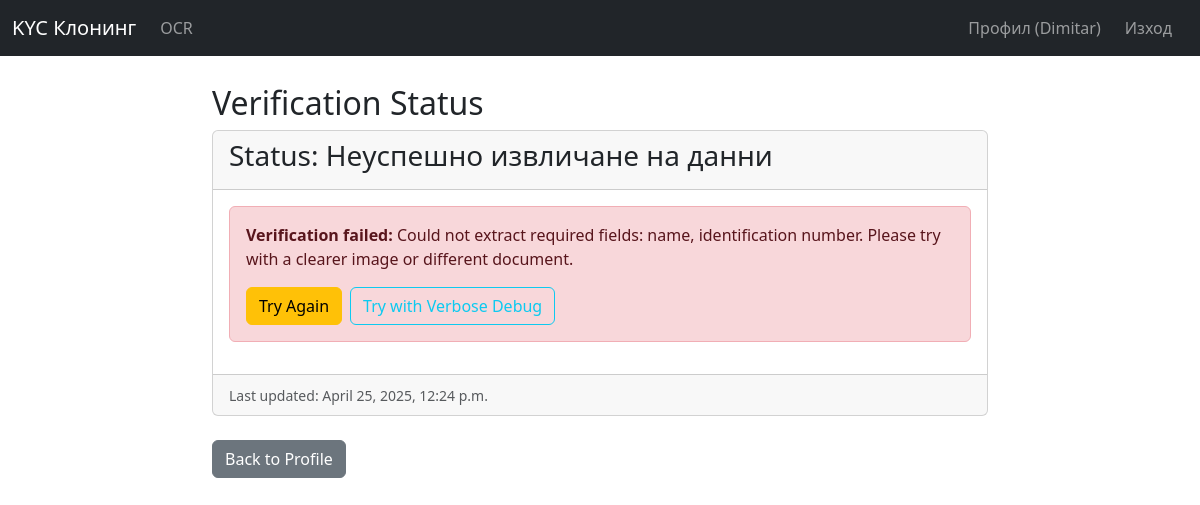
Page /verification/status/ (signed in) on the committed database.
### verification/models.py (models this page shows, shortened)
class VerificationDocument(models.Model):
    class StatusChoices(models.TextChoices):
        PENDING = 'PENDING', 'Изчаква качване'
        PROCESSING = 'PROCESSING', 'Обработва се'
        NEEDS_SELFIE = 'NEEDS_SELFIE', 'Нужно е селфи/видео'
        VERIFIED = 'VERIFIED', 'Верифициран'
        FAILED_DATA = 'FAILED_DATA', 'Неуспешно извличане на данни'
        FAILED_MATCH = 'FAILED_MATCH', 'Несъответствие на лице'
        FAILED_MANUAL = 'FAILED_MANUAL', 'Отхвърлен ръчно'
    user = models.OneToOneField(User, on_delete=models.CASCADE, related_name='verification_document')
    document_type = models.CharField(max_length=50, blank=True, null=True, choices=[('ID_CARD', 'Лична карта'), ('PASSPORT', 'Паспорт')]) # Примерни типове
    front_image = models.ImageField(upload_to=user_directory_path)
    back_image = models.ImageField(upload_to=user_directory_path, blank=True, null=True) # Не всички документи имат гръб
    selfie_image = models.ImageField(upload_to=user_directory_path, blank=True, null=True) # Или FileField за видео
    extracted_data = models.JSONField(blank=True, null=True) # Тук ще симулираме извлечените данни
    status = models.CharField(max_length=20, choices=StatusChoices.choices, default=StatusChoices.PENDING)
    created_at = models.DateTimeField(auto_now_add=True)
    updated_at = models.DateTimeField(auto_now=True)
    status_reason = models.TextField(blank=True, null=True) # Причина при неуспех

### verification/views.py (the view)
# urls.py: path('status/', verification_status_view, name='verification_status'),
@login_required
def verification_status_view(request):
    verification_doc = None
    try:
        verification_doc = VerificationDocument.objects.get(user=request.user)
    except VerificationDocument.DoesNotExist:
         messages.info(request, 'Все още не сте стартирали процеса на верификация.')
         return redirect('profile') # Връщаме към профила
    debug_info = request.session.get('ocr_debug_info', None)
    show_debug = request.GET.get('show_debug', 'false').lower() == 'true'
    context = {
        'verification_doc': verification_doc,
        'show_debug': show_debug,
        'debug_info': debug_info
    }
    return render(request, 'verification/verification_status.html', context)

### verification/templates/verification/verification_status.html (shortened to what this page needs)
{% extends "base.html" %}
{% block content %}
<h2>Verification Status</h2>
<div class="card mb-4">
    <div class="card-header d-flex justify-content-between align-items-center">
        <h3>Status: {{ verification_doc.get_status_display }}</h3>
    </div>
    <div class="card-body">
        {% if verification_doc.status == 'VERIFIED' %}
            <div class="alert alert-success">
                <h4>Your account is verified!</h4>
                <p>You can now use all features of our application.</p>
            </div>
            {% if verification_doc.extracted_data %}
                <div class="mt-4">
                    <h4>Extracted Document Information:</h4>
                    <table class="table table-bordered">
                        <tbody>
                            {% if verification_doc.extracted_data.first_name %}
                                <tr>
                                    <th scope="row">First Name</th>
                                    <td>{{ verification_doc.extracted_data.first_name }}</td>
                                </tr>
                            {% endif %}
                            {% if verification_doc.extracted_data.last_name %}
                                <tr>
                                    <th scope="row">Last Name</th>
                                    <td>{{ verification_doc.extracted_data.last_name }}</td>
                                </tr>
                            {% endif %}
                            {% if verification_doc.extracted_data.identity_number %}
                                <tr>
                                    <th scope="row">Identity Number</th>
                                    <td>{{ verification_doc.extracted_data.identity_number }}</td>
                                </tr>
                            {% endif %}
                            {% if verification_doc.extracted_data.document_number %}
                                <tr>
                                    <th scope="row">Document Number</th>
                                    <td>{{ verification_doc.extracted_data.document_number }}</td>
                                </tr>
                            {% elif verification_doc.extracted_data.identity_number %}
                                <tr>
                                    <th scope="row">Document Number</th>
                                    <td>{{ verification_doc.extracted_data.identity_number }}</td>
                                </tr>
                            {% else %}
                                <tr>
                                    <th scope="row">Document Number</th>
                                    <td class="text-muted"><em>No data available</em></td>
                                </tr>
                            {% endif %}
                            {% if verification_doc.extracted_data.personal_number %}
                                <tr>
                                    <th scope="row">Personal Number</th>
                                    <td>{{ verification_doc.extracted_data.personal_number }}</td>
                                </tr>
                            {% endif %}
                            {% if verification_doc.extracted_data.birth_date %}
                                <tr>
                                    <th scope="row">Date of Birth</th>
                                    <td>{{ verification_doc.extracted_data.birth_date }}</td>
                                </tr>
                            {% endif %}
                            {% if verification_doc.extracted_data.nationality %}
                                <tr>
                                    <th scope="row">Nationality</th>
                                    <td>{{ verification_doc.extracted_data.nationality }}</td>
                                </tr>
                            {% endif %}
                            {% if verification_doc.extracted_data.expiry_date %}
                                <tr>
                                    <th scope="row">Expiry Date</th>
                                    <td>{{ verification_doc.extracted_data.expiry_date }}</td>
                                </tr>
                            {% endif %}
                            {% if verification_doc.extracted_data.issue_date %}
                                <tr>
                                    <th scope="row">Issue Date</th>
                                    <td>{{ verification_doc.extracted_data.issue_date }}</td>
                                </tr>
                            {% endif %}
                            {% if verification_doc.extracted_data.place_of_birth %}
                                <tr>
                                    <th scope="row">Place of Birth</th>
                                    <td>{{ verification_doc.extracted_data.place_of_birth }}</td>
                                </tr>
                            {% endif %}
                            {% if verification_doc.extracted_data.sex %}
                                <tr>
                                    <th scope="row">Sex</th>
                                    <td>{{ verification_doc.extracted_data.sex }}</td>
                                </tr>
                            {% endif %}
                            {% if verification_doc.extracted_data.height %}
                                <tr>
                                    <th scope="row">Height</th>
                                    <td>{{ verification_doc.extracted_data.height }} cm</td>
                                </tr>
                            {% endif %}
                            {% if verification_doc.extracted_data.eye_color %}
                                <tr>
                                    <th scope="row">Eye Color</th>
                                    <td>{{ verification_doc.extracted_data.eye_color }}</td>
                                </tr>
                            {% endif %}
                            {% if verification_doc.extracted_data.issuing_authority %}
                                <tr>
                                    <th scope="row">Issuing Authority</th>
                                    <td>{{ verification_doc.extracted_data.issuing_authority }}</td>
                                </tr>
                            {% endif %}
                            {% if verification_doc.extracted_data.permanent_address %}
                                <tr>
                                    <th scope="row">Permanent Address</th>
                                    <td>{{ verification_doc.extracted_data.permanent_address }}</td>
                                </tr>
                            {% endif %}
                        </tbody>
                    </table>
                </div>
            {% endif %}
            {% if show_debug and verification_doc.extracted_data %}
                <div class="mt-4">
                    <h4 class="text-info">Debug Information</h4>
                    <div class="card bg-light">
                        <div class="card-body">
                            <h5>All Extracted Fields</h5>
                            <pre class="bg-dark text-light p-3">{{ verification_doc.extracted_data|pprint }}</pre>
                            {% if debug_info %}
                                <h5>OCR Debug Info</h5>
                                <table class="table table-sm">
                                    <tbody>
                                        <tr>
                                            <th>Timestamp</th>
                                            <td>{{ debug_info.timestamp }}</td>
                                        </tr>
                                        <tr>
                                            <th>Debug Level</th>
                                            <td>{{ debug_info.debug_level }}</td>
                                        </tr>
                                        <tr>
                                            <th>Fields Found</th>
                                            <td>{{ debug_info.extracted_fields_count }}</td>
                                        </tr>
                                        <tr>
                                            <th>Fields List</th>
                                            <td>{{ debug_info.extracted_fields|join:", " }}</td>
                                        </tr>
                                    </tbody>
                                </table>
                            {% endif %}
                            <p class="mt-3">
                                <small class="text-muted">Note: To view full debug logs including processing steps and intermediate results, check the debug directory in your media folder.</small>
                            </p>
                        </div>
                    </div>
                </div>
            {% endif %}
        {% elif verification_doc.status == 'PROCESSING' %}
            <div class="alert alert-info">
                <p>Your documents are being processed. Please check back later.</p>
            </div>
        {% elif verification_doc.status == 'NEEDS_SELFIE' %}
            <div class="alert alert-warning">
                <p>Your ID documents have been accepted. Please upload a selfie to complete verification.</p>
                <a href="{% url 'upload_selfie' %}" class="btn btn-primary mt-2">Upload Selfie</a>
            </div>
        {% elif verification_doc.status == 'FAILED_DATA' or verification_doc.status == 'FAILED_MATCH' or verification_doc.status == 'FAILED_MANUAL' %}
            <div class="alert alert-danger">
                <p>
                    <strong>Verification failed:</strong>
                    {% if verification_doc.status_reason %}
                        {{ verification_doc.status_reason }}
                    {% else %}
                        Please try again with clearer document images.
                    {% endif %}
                </p>
                <div class="d-flex gap-2 mt-2">
                    <a href="{% url 'start_verification' %}" class="btn btn-warning">Try Again</a>
                    <a href="{% url 'start_verification' %}?debug=verbose" class="btn btn-outline-info">
                         Try with Verbose Debug
                    </a>
                </div>
            </div>
        {% endif %}
    </div>
    <div class="card-footer">
        <small class="text-muted">Last updated: {{ verification_doc.updated_at }}</small>
    </div>
</div>
<a href="{% url 'profile' %}" class="btn btn-secondary">Back to Profile</a>
{% endblock %}

### templates/base.html (shortened to what this page needs)
<!DOCTYPE html>
<html lang="bg">
<head>
    <link href="https://cdn.jsdelivr.net/npm/bootstrap@5.3.2/dist/css/bootstrap.min.css" rel="stylesheet">
</head>
<body>
    <nav class="navbar navbar-expand-lg navbar-dark bg-dark fixed-top">
        <div class="container-fluid">
            <a class="navbar-brand" href="{% url 'home' %}">KYC Клонинг</a>
            <div class="collapse navbar-collapse" id="navbarNav">
                <ul class="navbar-nav me-auto">
                    {% if user.is_authenticated %}
                        <li class="nav-item">
                            <a class="nav-link" href="{% url 'ocr:ocr_home' %}">OCR</a>
                        </li>
                    {% endif %}
                </ul>
                <ul class="navbar-nav ms-auto">
                    {% if user.is_authenticated %}
                        <li class="nav-item">
                            <a class="nav-link" href="{% url 'profile' %}">Профил ({{ user.username }})</a>
                        </li>
                        <li class="nav-item">
                            <form action="{% url 'logout' %}" method="post" style="display: inline;">
                                <button type="submit" class="btn btn-link nav-link" style="display: inline; padding: 0.5rem 1rem;">Изход</button>
                            </form>
                        </li>
                    {% endif %}
                </ul>
            </div>
        </div>
    </nav>
    <div class="container mt-4">
        {% block content %}{% endblock %}
    </div>
</body>
</html>

### templates/base.html (style rules this page uses)
body { padding-top: 60px; }
.container { max-width: 800px; }

### rows in the picture
VerificationDocument: status "Неуспешно извличане на данни", status_reason "Could not extract required fields: name, identification number. Please try with a clearer image or different document.", updated_at "April 25, 2025, 12:24 p.m."

### other values in the picture
{{ user.username }} "Dimitar"
